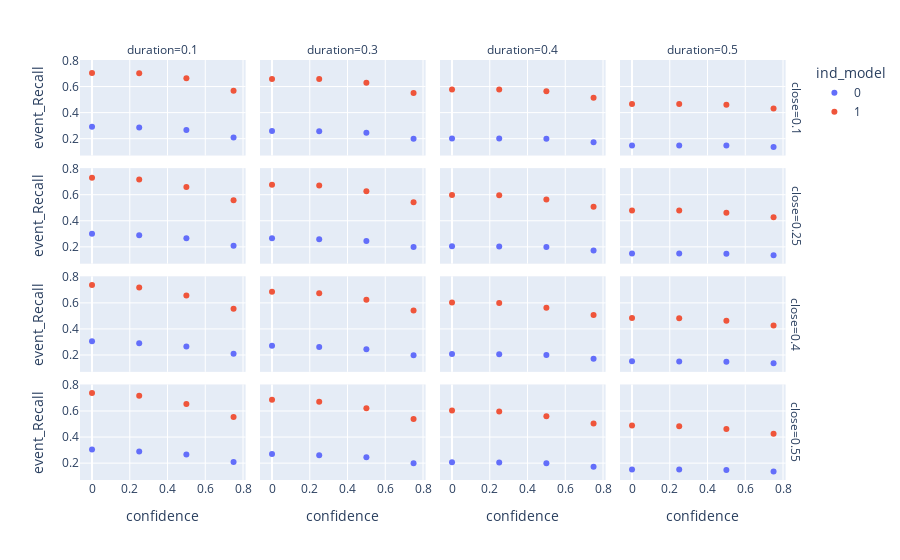

The notebook cell saved with this chart:
### Code cell
px.scatter(mergedResults,x="confidence",y="event_Recall",facet_col="duration",facet_row="close",color="ind_model")

### Figure 1 — Plotly figure (JSON) as saved in the notebook; plotly's stock layout.template omitted (floating-point values rounded to 4 significant figures)
{"data": [{"hovertemplate": "ind_model=0<br>close=0.1<br>duration=0.1<br>confidence=%{x}<br>event_Recall=%{y}<extra></extra>", "legendgroup": "0", "marker": {"color": "#636efa", "symbol": "circle"}, "mode": "markers", "name": "0", "orientation": "h", "showlegend": true, "type": "scatter", "x": [0, 0.25, 0.5, 0.75], "xaxis": "x13", "y": [0.2912, 0.2854, 0.2663, 0.2098], "yaxis": "y13"}, {"hovertemplate": "ind_model=0<br>close=0.1<br>duration=0.3<br>confidence=%{x}<br>event_Recall=%{y}<extra></extra>", "legendgroup": "0", "marker": {"color": "#636efa", "symbol": "circle"}, "mode": "markers", "name": "0", "orientation": "h", "showlegend": false, "type": "scatter", "x": [0, 0.25, 0.5, 0.75], "xaxis": "x14", "y": [0.2596, 0.2567, 0.2452, 0.1992], "yaxis": "y14"}, {"hovertemplate": "ind_model=0<br>close=0.1<br>duration=0.4<br>confidence=%{x}<br>event_Recall=%{y}<extra></extra>", "legendgroup": "0", "marker": {"color": "#636efa", "symbol": "circle"}, "mode": "markers", "name": "0", "orientation": "h", "showlegend": false, "type": "scatter", "x": [0, 0.25, 0.5, 0.75], "xaxis": "x15", "y": [0.2021, 0.2021, 0.2002, 0.1724], "yaxis": "y15"}, {"hovertemplate": "ind_model=0<br>close=0.1<br>duration=0.5<br>confidence=%{x}<br>event_Recall=%{y}<extra></extra>", "legendgroup": "0", "marker": {"color": "#636efa", "symbol": "circle"}, "mode": "markers", "name": "0", "orientation": "h", "showlegend": false, "type": "scatter", "x": [0, 0.25, 0.5, 0.75], "xaxis": "x16", "y": [0.1475, 0.1475, 0.1475, 0.136], "yaxis": "y16"}, {"hovertemplate": "ind_model=0<br>close=0.25<br>duration=0.1<br>confidence=%{x}<br>event_Recall=%{y}<extra></extra>", "legendgroup": "0", "marker": {"color": "#636efa", "symbol": "circle"}, "mode": "markers", "name": "0", "orientation": "h", "showlegend": false, "type": "scatter", "x": [0, 0.25, 0.5, 0.75], "xaxis": "x9", "y": [0.3008, 0.2883, 0.2653, 0.2088], "yaxis": "y9"}, {"hovertemplate": "ind_model=0<br>close=0.25<br>duration=0.3<br>confidence=%{x}<br>event_Recall=%{y}<extra></extra>", "legendgroup": "0", "marker": {"color": "#636efa", "symbol": "circle"}, "mode": "markers", "name": "0", "orientation": "h", "showlegend": false, "type": "scatter", "x": [0, 0.25, 0.5, 0.75], "xaxis": "x10", "y": [0.2663, 0.2586, 0.2443, 0.1983], "yaxis": "y10"}, {"hovertemplate": "ind_model=0<br>close=0.25<br>duration=0.4<br>confidence=%{x}<br>event_Recall=%{y}<extra></extra>", "legendgroup": "0", "marker": {"color": "#636efa", "symbol": "circle"}, "mode": "markers", "name": "0", "orientation": "h", "showlegend": false, "type": "scatter", "x": [0, 0.25, 0.5, 0.75], "xaxis": "x11", "y": [0.205, 0.2031, 0.1992, 0.1715], "yaxis": "y11"}, {"hovertemplate": "ind_model=0<br>close=0.25<br>duration=0.5<br>confidence=%{x}<br>event_Recall=%{y}<extra></extra>", "legendgroup": "0", "marker": {"color": "#636efa", "symbol": "circle"}, "mode": "markers", "name": "0", "orientation": "h", "showlegend": false, "type": "scatter", "x": [0, 0.25, 0.5, 0.75], "xaxis": "x12", "y": [0.1494, 0.1485, 0.1475, 0.136], "yaxis": "y12"}, {"hovertemplate": "ind_model=0<br>close=0.4<br>duration=0.1<br>confidence=%{x}<br>event_Recall=%{y}<extra></extra>", "legendgroup": "0", "marker": {"color": "#636efa", "symbol": "circle"}, "mode": "markers", "name": "0", "orientation": "h", "showlegend": false, "type": "scatter", "x": [0, 0.25, 0.5, 0.75], "xaxis": "x5", "y": [0.3046, 0.2902, 0.2653, 0.2088], "yaxis": "y5"}, {"hovertemplate": "ind_model=0<br>close=0.4<br>duration=0.3<br>confidence=%{x}<br>event_Recall=%{y}<extra></extra>", "legendgroup": "0", "marker": {"color": "#636efa", "symbol": "circle"}, "mode": "markers", "name": "0", "orientation": "h", "showlegend": false, "type": "scatter", "x": [0, 0.25, 0.5, 0.75], "xaxis": "x6", "y": [0.2701, 0.2605, 0.2443, 0.1983], "yaxis": "y6"}, {"hovertemplate": "ind_model=0<br>close=0.4<br>duration=0.4<br>confidence=%{x}<br>event_Recall=%{y}<extra></extra>", "legendgroup": "0", "marker": {"color": "#636efa", "symbol": "circle"}, "mode": "markers", "name": "0", "orientation": "h", "showlegend": false, "type": "scatter", "x": [0, 0.25, 0.5, 0.75], "xaxis": "x7", "y": [0.2069, 0.205, 0.1992, 0.1715], "yaxis": "y7"}, {"hovertemplate": "ind_model=0<br>close=0.4<br>duration=0.5<br>confidence=%{x}<br>event_Recall=%{y}<extra></extra>", "legendgroup": "0", "marker": {"color": "#636efa", "symbol": "circle"}, "mode": "markers", "name": "0", "orientation": "h", "showlegend": false, "type": "scatter", "x": [0, 0.25, 0.5, 0.75], "xaxis": "x8", "y": [0.1513, 0.1504, 0.1475, 0.136], "yaxis": "y8"}, {"hovertemplate": "ind_model=0<br>close=0.55<br>duration=0.1<br>confidence=%{x}<br>event_Recall=%{y}<extra></extra>", "legendgroup": "0", "marker": {"color": "#636efa", "symbol": "circle"}, "mode": "markers", "name": "0", "orientation": "h", "showlegend": false, "type": "scatter", "x": [0, 0.25, 0.5, 0.75], "xaxis": "x", "y": [0.3046, 0.2902, 0.2653, 0.2088], "yaxis": "y"}, {"hovertemplate": "ind_model=0<br>close=0.55<br>duration=0.3<br>confidence=%{x}<br>event_Recall=%{y}<extra></extra>", "legendgroup": "0", "marker": {"color": "#636efa", "symbol": "circle"}, "mode": "markers", "name": "0", "orientation": "h", "showlegend": false, "type": "scatter", "x": [0, 0.25, 0.5, 0.75], "xaxis": "x2", "y": [0.2701, 0.2605, 0.2443, 0.1983], "yaxis": "y2"}, {"hovertemplate": "ind_model=0<br>close=0.55<br>duration=0.4<br>confidence=%{x}<br>event_Recall=%{y}<extra></extra>", "legendgroup": "0", "marker": {"color": "#636efa", "symbol": "circle"}, "mode": "markers", "name": "0", "orientation": "h", "showlegend": false, "type": "scatter", "x": [0, 0.25, 0.5, 0.75], "xaxis": "x3", "y": [0.2069, 0.205, 0.1992, 0.1715], "yaxis": "y3"}, {"hovertemplate": "ind_model=0<br>close=0.55<br>duration=0.5<br>confidence=%{x}<br>event_Recall=%{y}<extra></extra>", "legendgroup": "0", "marker": {"color": "#636efa", "symbol": "circle"}, "mode": "markers", "name": "0", "orientation": "h", "showlegend": false, "type": "scatter", "x": [0, 0.25, 0.5, 0.75], "xaxis": "x4", "y": [0.1513, 0.1504, 0.1475, 0.136], "yaxis": "y4"}, {"hovertemplate": "ind_model=1<br>close=0.1<br>duration=0.1<br>confidence=%{x}<br>event_Recall=%{y}<extra></extra>", "legendgroup": "1", "marker": {"color": "#EF553B", "symbol": "circle"}, "mode": "markers", "name": "1", "orientation": "h", "showlegend": true, "type": "scatter", "x": [0, 0.25, 0.5, 0.75], "xaxis": "x13", "y": [0.7043, 0.7017, 0.6632, 0.5669], "yaxis": "y13"}, {"hovertemplate": "ind_model=1<br>close=0.1<br>duration=0.3<br>confidence=%{x}<br>event_Recall=%{y}<extra></extra>", "legendgroup": "1", "marker": {"color": "#EF553B", "symbol": "circle"}, "mode": "markers", "name": "1", "orientation": "h", "showlegend": false, "type": "scatter", "x": [0, 0.25, 0.5, 0.75], "xaxis": "x14", "y": [0.6579, 0.6579, 0.629, 0.5512], "yaxis": "y14"}, {"hovertemplate": "ind_model=1<br>close=0.1<br>duration=0.4<br>confidence=%{x}<br>event_Recall=%{y}<extra></extra>", "legendgroup": "1", "marker": {"color": "#EF553B", "symbol": "circle"}, "mode": "markers", "name": "1", "orientation": "h", "showlegend": false, "type": "scatter", "x": [0, 0.25, 0.5, 0.75], "xaxis": "x15", "y": [0.5783, 0.5783, 0.5634, 0.5136], "yaxis": "y15"}, {"hovertemplate": "ind_model=1<br>close=0.1<br>duration=0.5<br>confidence=%{x}<br>event_Recall=%{y}<extra></extra>", "legendgroup": "1", "marker": {"color": "#EF553B", "symbol": "circle"}, "mode": "markers", "name": "1", "orientation": "h", "showlegend": false, "type": "scatter", "x": [0, 0.25, 0.5, 0.75], "xaxis": "x16", "y": [0.4663, 0.4663, 0.4602, 0.4313], "yaxis": "y16"}, {"hovertemplate": "ind_model=1<br>close=0.25<br>duration=0.1<br>confidence=%{x}<br>event_Recall=%{y}<extra></extra>", "legendgroup": "1", "marker": {"color": "#EF553B", "symbol": "circle"}, "mode": "markers", "name": "1", "orientation": "h", "showlegend": false, "type": "scatter", "x": [0, 0.25, 0.5, 0.75], "xaxis": "x9", "y": [0.7305, 0.7165, 0.6597, 0.5573], "yaxis": "y9"}, {"hovertemplate": "ind_model=1<br>close=0.25<br>duration=0.3<br>confidence=%{x}<br>event_Recall=%{y}<extra></extra>", "legendgroup": "1", "marker": {"color": "#EF553B", "symbol": "circle"}, "mode": "markers", "name": "1", "orientation": "h", "showlegend": false, "type": "scatter", "x": [0, 0.25, 0.5, 0.75], "xaxis": "x10", "y": [0.6772, 0.671, 0.6264, 0.5424], "yaxis": "y10"}, {"hovertemplate": "ind_model=1<br>close=0.25<br>duration=0.4<br>confidence=%{x}<br>event_Recall=%{y}<extra></extra>", "legendgroup": "1", "marker": {"color": "#EF553B", "symbol": "circle"}, "mode": "markers", "name": "1", "orientation": "h", "showlegend": false, "type": "scatter", "x": [0, 0.25, 0.5, 0.75], "xaxis": "x11", "y": [0.5976, 0.5949, 0.5634, 0.5074], "yaxis": "y11"}, {"hovertemplate": "ind_model=1<br>close=0.25<br>duration=0.5<br>confidence=%{x}<br>event_Recall=%{y}<extra></extra>", "legendgroup": "1", "marker": {"color": "#EF553B", "symbol": "circle"}, "mode": "markers", "name": "1", "orientation": "h", "showlegend": false, "type": "scatter", "x": [0, 0.25, 0.5, 0.75], "xaxis": "x12", "y": [0.4794, 0.4786, 0.4619, 0.4269], "yaxis": "y12"}, {"hovertemplate": "ind_model=1<br>close=0.4<br>duration=0.1<br>confidence=%{x}<br>event_Recall=%{y}<extra></extra>", "legendgroup": "1", "marker": {"color": "#EF553B", "symbol": "circle"}, "mode": "markers", "name": "1", "orientation": "h", "showlegend": false, "type": "scatter", "x": [0, 0.25, 0.5, 0.75], "xaxis": "x5", "y": [0.7375, 0.7183, 0.657, 0.5556], "yaxis": "y5"}, {"hovertemplate": "ind_model=1<br>close=0.4<br>duration=0.3<br>confidence=%{x}<br>event_Recall=%{y}<extra></extra>", "legendgroup": "1", "marker": {"color": "#EF553B", "symbol": "circle"}, "mode": "markers", "name": "1", "orientation": "h", "showlegend": false, "type": "scatter", "x": [0, 0.25, 0.5, 0.75], "xaxis": "x6", "y": [0.685, 0.6737, 0.6247, 0.5407], "yaxis": "y6"}, {"hovertemplate": "ind_model=1<br>close=0.4<br>duration=0.4<br>confidence=%{x}<br>event_Recall=%{y}<extra></extra>", "legendgroup": "1", "marker": {"color": "#EF553B", "symbol": "circle"}, "mode": "markers", "name": "1", "orientation": "h", "showlegend": false, "type": "scatter", "x": [0, 0.25, 0.5, 0.75], "xaxis": "x7", "y": [0.6037, 0.5984, 0.5626, 0.5066], "yaxis": "y7"}, {"hovertemplate": "ind_model=1<br>close=0.4<br>duration=0.5<br>confidence=%{x}<br>event_Recall=%{y}<extra></extra>", "legendgroup": "1", "marker": {"color": "#EF553B", "symbol": "circle"}, "mode": "markers", "name": "1", "orientation": "h", "showlegend": false, "type": "scatter", "x": [0, 0.25, 0.5, 0.75], "xaxis": "x8", "y": [0.4847, 0.4821, 0.4619, 0.4261], "yaxis": "y8"}, {"hovertemplate": "ind_model=1<br>close=0.55<br>duration=0.1<br>confidence=%{x}<br>event_Recall=%{y}<extra></extra>", "legendgroup": "1", "marker": {"color": "#EF553B", "symbol": "circle"}, "mode": "markers", "name": "1", "orientation": "h", "showlegend": false, "type": "scatter", "x": [0, 0.25, 0.5, 0.75], "xaxis": "x", "y": [0.7384, 0.7165, 0.6544, 0.5538], "yaxis": "y"}, {"hovertemplate": "ind_model=1<br>close=0.55<br>duration=0.3<br>confidence=%{x}<br>event_Recall=%{y}<extra></extra>", "legendgroup": "1", "marker": {"color": "#EF553B", "symbol": "circle"}, "mode": "markers", "name": "1", "orientation": "h", "showlegend": false, "type": "scatter", "x": [0, 0.25, 0.5, 0.75], "xaxis": "x2", "y": [0.6859, 0.6719, 0.622, 0.5389], "yaxis": "y2"}, {"hovertemplate": "ind_model=1<br>close=0.55<br>duration=0.4<br>confidence=%{x}<br>event_Recall=%{y}<extra></extra>", "legendgroup": "1", "marker": {"color": "#EF553B", "symbol": "circle"}, "mode": "markers", "name": "1", "orientation": "h", "showlegend": false, "type": "scatter", "x": [0, 0.25, 0.5, 0.75], "xaxis": "x3", "y": [0.6045, 0.5967, 0.5599, 0.5048], "yaxis": "y3"}, {"hovertemplate": "ind_model=1<br>close=0.55<br>duration=0.5<br>confidence=%{x}<br>event_Recall=%{y}<extra></extra>", "legendgroup": "1", "marker": {"color": "#EF553B", "symbol": "circle"}, "mode": "markers", "name": "1", "orientation": "h", "showlegend": false, "type": "scatter", "x": [0, 0.25, 0.5, 0.75], "xaxis": "x4", "y": [0.4882, 0.4829, 0.4611, 0.4252], "yaxis": "y4"}], "layout": {"annotations": [{"font": {}, "showarrow": false, "text": "duration=0.1", "x": 0.115, "xanchor": "center", "xref": "paper", "y": 1, "yanchor": "bottom", "yref": "paper"}, {"font": {}, "showarrow": false, "text": "duration=0.3", "x": 0.365, "xanchor": "center", "xref": "paper", "y": 1, "yanchor": "bottom", "yref": "paper"}, {"font": {}, "showarrow": false, "text": "duration=0.4", "x": 0.615, "xanchor": "center", "xref": "paper", "y": 1, "yanchor": "bottom", "yref": "paper"}, {"font": {}, "showarrow": false, "text": "duration=0.5", "x": 0.865, "xanchor": "center", "xref": "paper", "y": 1, "yanchor": "bottom", "yref": "paper"}, {"font": {}, "showarrow": false, "text": "close=0.55", "textangle": 90, "x": 0.98, "xanchor": "left", "xref": "paper", "y": 0.1138, "yanchor": "middle", "yref": "paper"}, {"font": {}, "showarrow": false, "text": "close=0.4", "textangle": 90, "x": 0.98, "xanchor": "left", "xref": "paper", "y": 0.3712, "yanchor": "middle", "yref": "paper"}, {"font": {}, "showarrow": false, "text": "close=0.25", "textangle": 90, "x": 0.98, "xanchor": "left", "xref": "paper", "y": 0.6288, "yanchor": "middle", "yref": "paper"}, {"font": {}, "showarrow": false, "text": "close=0.1", "textangle": 90, "x": 0.98, "xanchor": "left", "xref": "paper", "y": 0.8862, "yanchor": "middle", "yref": "paper"}], "legend": {"title": {"text": "ind_model"}, "tracegroupgap": 0}, "margin": {"t": 60}, "xaxis": {"anchor": "y", "domain": [0, 0.23], "title": {"text": "confidence"}}, "xaxis10": {"anchor": "y10", "domain": [0.25, 0.48], "matches": "x", "showticklabels": false}, "xaxis11": {"anchor": "y11", "domain": [0.5, 0.73], "matches": "x", "showticklabels": false}, "xaxis12": {"anchor": "y12", "domain": [0.75, 0.98], "matches": "x", "showticklabels": false}, "xaxis13": {"anchor": "y13", "domain": [0, 0.23], "matches": "x", "showticklabels": false}, "xaxis14": {"anchor": "y14", "domain": [0.25, 0.48], "matches": "x", "showticklabels": false}, "xaxis15": {"anchor": "y15", "domain": [0.5, 0.73], "matches": "x", "showticklabels": false}, "xaxis16": {"anchor": "y16", "domain": [0.75, 0.98], "matches": "x", "showticklabels": false}, "xaxis2": {"anchor": "y2", "domain": [0.25, 0.48], "matches": "x", "title": {"text": "confidence"}}, "xaxis3": {"anchor": "y3", "domain": [0.5, 0.73], "matches": "x", "title": {"text": "confidence"}}, "xaxis4": {"anchor": "y4", "domain": [0.75, 0.98], "matches": "x", "title": {"text": "confidence"}}, "xaxis5": {"anchor": "y5", "domain": [0, 0.23], "matches": "x", "showticklabels": false}, "xaxis6": {"anchor": "y6", "domain": [0.25, 0.48], "matches": "x", "showticklabels": false}, "xaxis7": {"anchor": "y7", "domain": [0.5, 0.73], "matches": "x", "showticklabels": false}, "xaxis8": {"anchor": "y8", "domain": [0.75, 0.98], "matches": "x", "showticklabels": false}, "xaxis9": {"anchor": "y9", "domain": [0, 0.23], "matches": "x", "showticklabels": false}, "yaxis": {"anchor": "x", "domain": [0, 0.2275], "title": {"text": "event_Recall"}}, "yaxis10": {"anchor": "x10", "domain": [0.515, 0.7425], "matches": "y", "showticklabels": false}, "yaxis11": {"anchor": "x11", "domain": [0.515, 0.7425], "matches": "y", "showticklabels": false}, "yaxis12": {"anchor": "x12", "domain": [0.515, 0.7425], "matches": "y", "showticklabels": false}, "yaxis13": {"anchor": "x13", "domain": [0.7725, 1], "matches": "y", "title": {"text": "event_Recall"}}, "yaxis14": {"anchor": "x14", "domain": [0.7725, 1], "matches": "y", "showticklabels": false}, "yaxis15": {"anchor": "x15", "domain": [0.7725, 1], "matches": "y", "showticklabels": false}, "yaxis16": {"anchor": "x16", "domain": [0.7725, 1], "matches": "y", "showticklabels": false}, "yaxis2": {"anchor": "x2", "domain": [0, 0.2275], "matches": "y", "showticklabels": false}, "yaxis3": {"anchor": "x3", "domain": [0, 0.2275], "matches": "y", "showticklabels": false}, "yaxis4": {"anchor": "x4", "domain": [0, 0.2275], "matches": "y", "showticklabels": false}, "yaxis5": {"anchor": "x5", "domain": [0.2575, 0.485], "matches": "y", "title": {"text": "event_Recall"}}, "yaxis6": {"anchor": "x6", "domain": [0.2575, 0.485], "matches": "y", "showticklabels": false}, "yaxis7": {"anchor": "x7", "domain": [0.2575, 0.485], "matches": "y", "showticklabels": false}, "yaxis8": {"anchor": "x8", "domain": [0.2575, 0.485], "matches": "y", "showticklabels": false}, "yaxis9": {"anchor": "x9", "domain": [0.515, 0.7425], "matches": "y", "title": {"text": "event_Recall"}}}}
